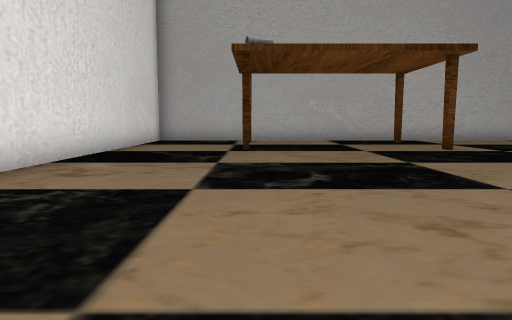
[1] (above)

16 first-person views from a walk through a Unity game level. The camera is 1.4 m above the floor, tilts 6° down and sees 70° across. The floor is counted in squares, 2 m on a side. Each view is taken from the middle of a square. On the plan, view 1 faces up. The plan holds only what a view shows up to about 11 squares ahead; the rest is blank. The player is left out. Some surface patterns are stand-ins.

[2]
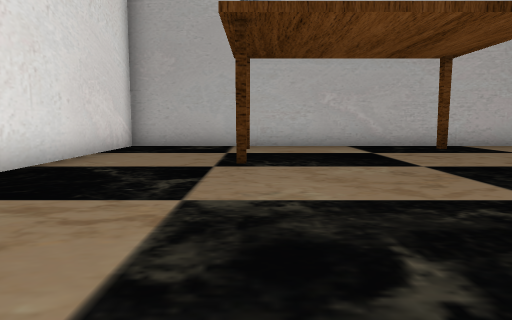

[3]
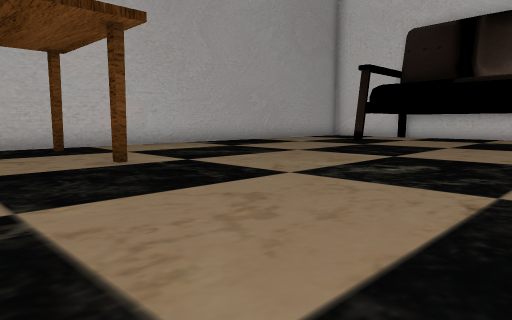

[4]
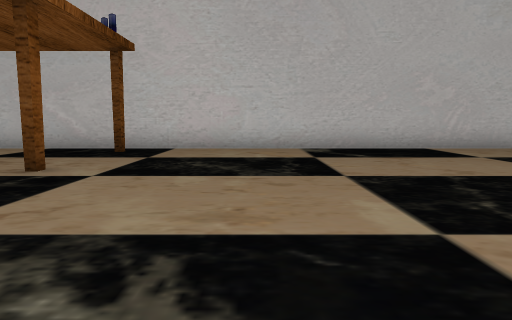

[5]
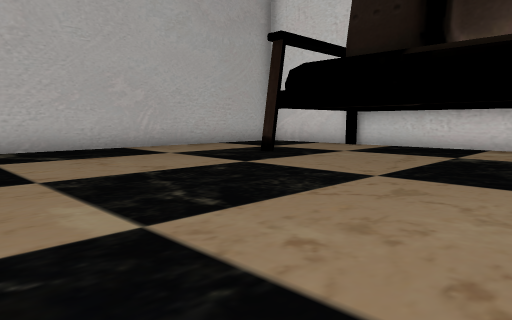

[6]
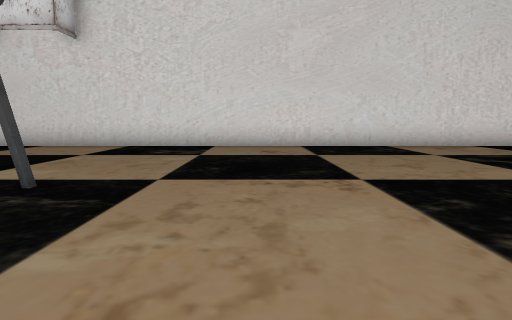

[7]
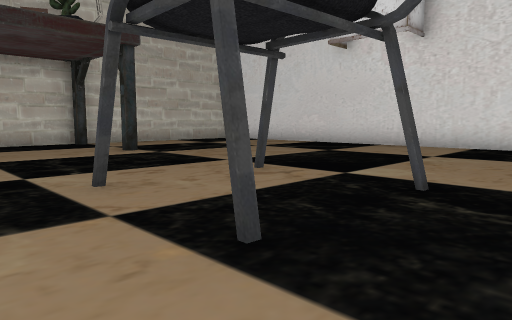

[8]
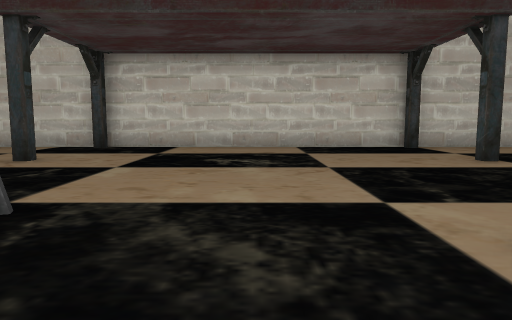

[9]
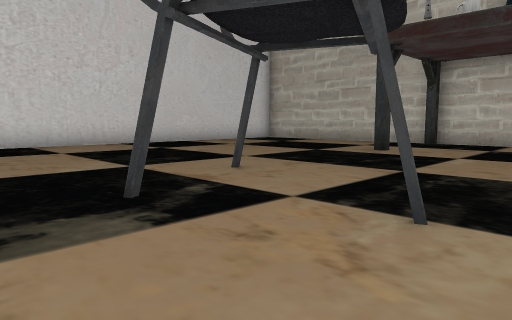

[10]
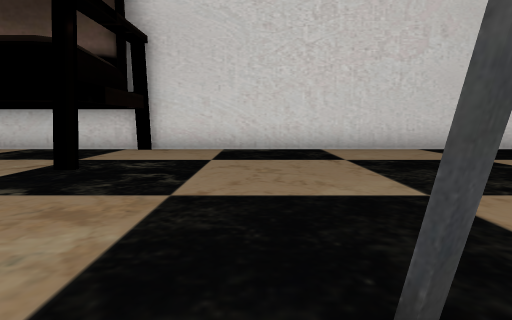

[11]
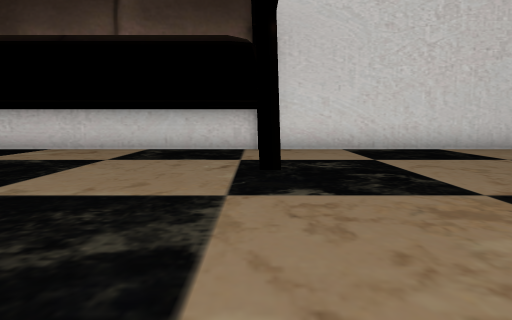

[12]
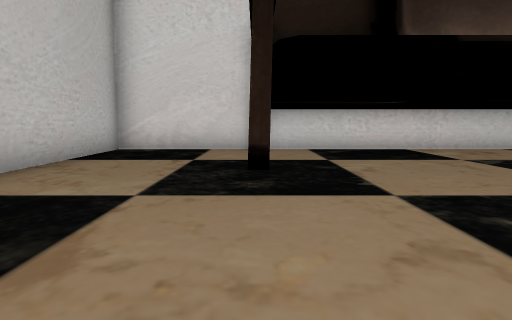

[13]
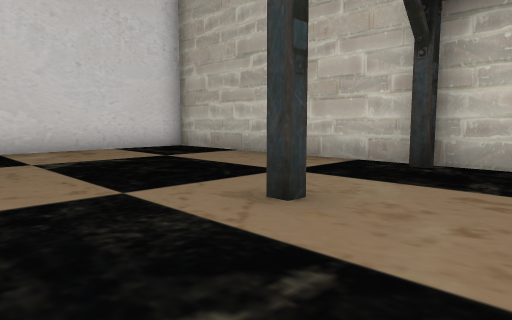

[14]
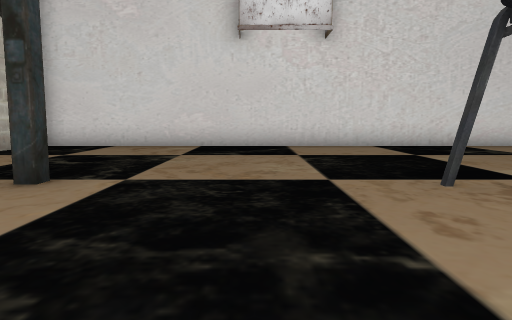

[15]
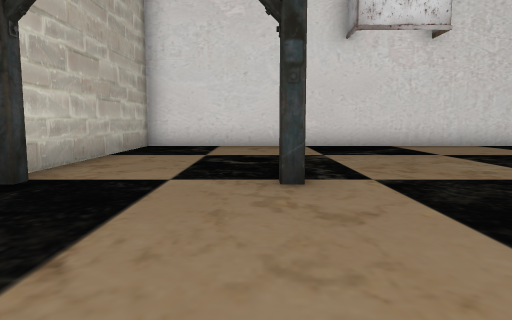

[16]
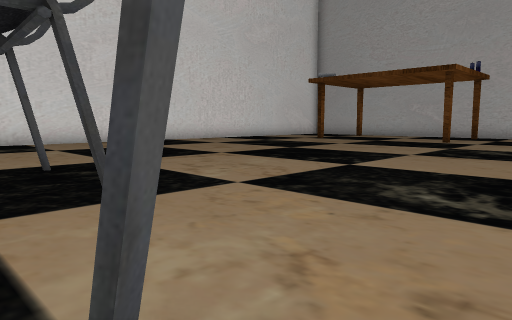

### Floor plan
Key: @ floor where view 1 was taken; # wall or solid block; . floor.
Columns run from 4 left of view 1 to 19 right of it. Each row starts with its distance up from view 1.
 14 ########################
 13 #......................#
 12 #...#....#.............#
 11 #......................#
 10 #.................#....#
  9 #...#....#.............#
  8 #......................#
  7 #......................#
  6 #......................#
  5 #......................#
  4 #......................#
  3 #............  ........#
  2 #............ .........#
  1 #.................#....#
  0 #...@........ .........#
 -1 #......................#
 -2 #......................#
 -3 #......#.#....#........#
 -4 #...........#..........#
 -5 #......#.#.....#.......#
 -6 #............#.........#
 -7 # ................... .#
 -8 #  .................. .#
 -9 #......................#
-10 #......#.......#.......#
-11 #......................#
-12 #......................#
-13 ########################

Positions as (right, up) in squares from view 1, and headings:
1: (0, 0), facing up
2: (0, 3), facing up
3: (2, 3), facing up-right
4: (8, 4), facing up
5: (8, 4), facing up-right
6: (7, 0), facing left
7: (7, -1), facing down-left
8: (7, -3), facing down
9: (7, -1), facing down-right
10: (9, -2), facing right
11: (9, 1), facing right
12: (9, 10), facing right
13: (9, -7), facing down-right
14: (7, -7), facing left
15: (7, -10), facing left
16: (9, -4), facing up-left
